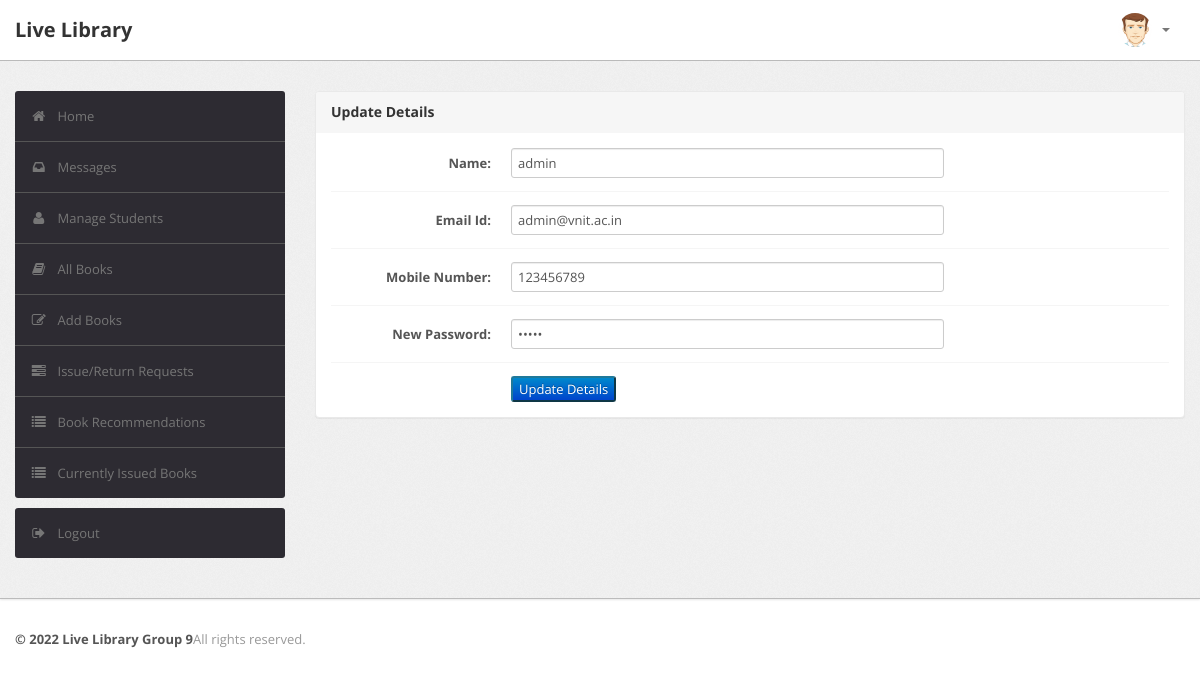
The app's page /admin/profile.php (signed in) with its own data.
### tables this page shows
CREATE TABLE `user` (
  `RollNo` varchar(50) NOT NULL,
  `Name` varchar(50) DEFAULT NULL,
  `Type` varchar(50) DEFAULT NULL,
  `Category` varchar(50) DEFAULT NULL,
  `EmailId` varchar(50) DEFAULT NULL,
  `MobNo` bigint DEFAULT NULL,
  `Password` varchar(50) DEFAULT NULL,
  PRIMARY KEY (`RollNo`),
  UNIQUE KEY `EmailId` (`EmailId`)
);

### admin/profile.php (the view, shortened to what this page needs)
<?php
require('dbconn.php');
?>
<?php
if ($_SESSION['RollNo']) {
    ?>
<!DOCTYPE html>
<html lang="en">
    <head>
        <link type="text/css" href="bootstrap/css/bootstrap.min.css" rel="stylesheet">
        <link type="text/css" href="bootstrap/css/bootstrap-responsive.min.css" rel="stylesheet">
        <link type="text/css" href="css/theme.css" rel="stylesheet">
        <link type="text/css" href="images/icons/css/font-awesome.css" rel="stylesheet">
    </head>
    <body>
        <div class="navbar navbar-fixed-top">
            <div class="navbar-inner">
                <div class="container">
                        <a class="brand" href="index.php">Live Library </a>
                    <div class="nav-collapse collapse navbar-inverse-collapse">
                        <ul class="nav pull-right">
                            <li class="nav-user dropdown"><a href="#" class="dropdown-toggle" data-toggle="dropdown">
                                <img src="images/user.png" class="nav-avatar" />
                                <b class="caret"></b></a>
                            </li>
                        </ul>
                    </div>
                </div>
            </div>
        </div>
        <div class="wrapper">
            <div class="container">
                <div class="row">
                    <div class="span3">
                        <div class="sidebar">
                            <ul class="widget widget-menu unstyled">
                                <li class="active"><a href="index.php"><i class="menu-icon icon-home"></i>Home
                                </a></li>
                                 <li><a href="message.php"><i class="menu-icon icon-inbox"></i>Messages</a>
                                </li>
                                <li><a href="student.php"><i class="menu-icon icon-user"></i>Manage Students </a>
                                </li>
                                <li><a href="book.php"><i class="menu-icon icon-book"></i>All Books </a></li>
                                <li><a href="addbook.php"><i class="menu-icon icon-edit"></i>Add Books </a></li>
                                <li><a href="requests.php"><i class="menu-icon icon-tasks"></i>Issue/Return Requests </a></li>
                                <li><a href="recommendations.php"><i class="menu-icon icon-list"></i>Book Recommendations </a></li>
                                <li><a href="current.php"><i class="menu-icon icon-list"></i>Currently Issued Books </a></li>
                            </ul>
                            <ul class="widget widget-menu unstyled">
                                <li><a href="logout.php"><i class="menu-icon icon-signout"></i>Logout </a></li>
                            </ul>
                        </div>
                    </div>
                    <div class="span9">
                        <div class="module">
                            <div class="module-head">
                                <h3>Update Details</h3>
                            </div>
                            <div class="module-body">
                                <?php
                                $rollno = $_SESSION['RollNo'];
                                $sql="select * from LMS.user where RollNo='$rollno'";
                                $result=$conn->query($sql);
                                $row=$result->fetch_assoc();
                                $name=$row['Name'];
                                $email=$row['EmailId'];
                                $mobno=$row['MobNo'];
                                $pswd=$row['Password'];
                                ?>
                                <form class="form-horizontal row-fluid" action="edit_admin_details.php?id=<?php echo $rollno ?>" method="post">
                                    <div class="control-group">
                                        <label class="control-label" for="Name"><b>Name:</b></label>
                                        <div class="controls">
                                            <input type="text" id="Name" name="Name" value= "<?php echo $name?>" class="span8" required>
                                        </div>
                                    </div>
                                    <div class="control-group">
                                        <label class="control-label" for="EmailId"><b>Email Id:</b></label>
                                        <div class="controls">
                                            <input type="text" id="EmailId" name="EmailId" value= "<?php echo $email?>" class="span8" required>
                                        </div>
                                    </div>
                                    <div class="control-group">
                                        <label class="control-label" for="MobNo"><b>Mobile Number:</b></label>
                                        <div class="controls">
                                            <input type="text" id="MobNo" name="MobNo" value= "<?php echo $mobno?>" class="span8" required>
                                        </div>
                                    </div>
                                    <div class="control-group">
                                        <label class="control-label" for="Password"><b>New Password:</b></label>
                                        <div class="controls">
                                            <input type="password" id="Password" name="Password"  value= "<?php echo $pswd?>" class="span8" required>
                                        </div>
                                    </div>
                                    <div class="control-group">
                                            <div class="controls">
                                                <button type="submit" name="submit"class="btn-primary"><center>Update Details</center></button>
                                            </div>
                                        </div>
                                </form>
                        </div>
                        </div>
                    </div>
                </div>
            </div>
        </div>
<div class="footer">
            <div class="container">
                <b class="copyright">&copy; 2022 Live Library Group 9</b>All rights reserved.
            </div>
        </div>
    </body>
</html>
<?php }
else {
    echo "<script type='text/javascript'>alert('Access Denied!!!')</script>";
} ?>

### admin/css/theme.css (style rules this page uses)
body { font-size: 13px; font-family: 'Open Sans', Arial, sans-serif; background: #fff; color: #777 }
h1, h2, h3, h4, h5, h6 { color: #333; margin-top: 0 }
h3 { font-size: 20px }
strong, b { color: #555 }
.wrapper { background: url(../images/bg.png) #eee; border-bottom: 1px solid #bbb; -webkit-box-shadow: 0 1px 2px rgba(0,0,0,0.1); -moz-box-shadow: 0 1px 2px rgba(0,0,0,0.1); box-shadow: 0 1px 2px rgba(0,0,0,0.1); padding: 30px 0 }
.footer { color: #999; padding: 30px 0 60px }
form { margin: 0 }
select, textarea, input[type="text"], input[type="password"], input[type="datetime"], input[type="datetime-local"], input[type="date"], input[type="month"], input[type="time"], input[type="week"], input[type="number"], input[type="email"], input[type="url"], input[type="search"], input[type="tel"], input[type="color"], .uneditable-input, label, input, button, select, textarea { -webkit-border-radius: 3px; -moz-border-radius: 3px; border-radius: 3px; font-size: 13px; font-family: 'Open Sans', Tahoma, Arial, sans-serif }
body [class^="icon-"], body [class*=" icon-"] { font-size: 14px; line-height: 20px; height: 20px }
.module { background: #fff; -webkit-border-radius: 3px; -moz-border-radius: 3px; border-radius: 3px; border: 1px solid #ccc; border-bottom-color: #bbb; -webkit-box-shadow: 0 0 1px rgba(0,0,0,0.2); -moz-box-shadow: 0 0 1px rgba(0,0,0,0.2); box-shadow: 0 0 1px rgba(0,0,0,0.2); margin-bottom: 30px }
.form-horizontal .control-group, .form-vertical .control-group { margin-bottom: 0 }
.form-horizontal .control-group+.control-group, .form-vertical .control-group+.control-group { margin-top: 13px; padding-top: 13px; border-top: 1px solid #f5f5f5 }
.navbar { position: static!important; margin: 0!important }
.navbar .navbar-inner { background: #fff; border-bottom: 1px solid #bbb; -webkit-box-shadow: 0 1px 2px rgba(0,0,0,0.15); -moz-box-shadow: 0 1px 2px rgba(0,0,0,0.15); box-shadow: 0 1px 2px rgba(0,0,0,0.15) }
.navbar .brand { color: #333; font-weight: bold; font-size: 20px; margin-right: 20px; padding: 20px }
.navbar .nav>li>a { padding: 20px 15px; font-weight: bold; color: #777 }
.nav-user>a { height: 20px }
.nav-avatar { width: 34px; height: 34px; margin: -7px 5px 0 0; -webkit-border-radius: 50%; -moz-border-radius: 50%; border-radius: 50% }
.btn-primary { color: #fff; background-color: #248aaf; border-color: #20799a }
.widget-menu { background: #fff; -webkit-border-radius: 3px; -moz-border-radius: 3px; border-radius: 3px; overflow: hidden }
.widget-menu a { color: #555; display: block; line-height: 20px; padding: 15px; text-decoration: none!important }
.widget-menu .menu-icon { margin-right: 10px; color: #767676; -webkit-transition: all .2s ease-in-out; -moz-transition: all .2s ease-in-out; transition: all .2s ease-in-out; }
.widget-menu>li+li { border-top: 1px solid #555 }
.widget-menu>li>a { background-color: #2d2b32; color: #767676; -webkit-transition: all .2s ease-in-out; -moz-transition: all .2s ease-in-out; transition: all .2s ease-in-out; }
.module { box-shadow: 0 0 3px rgba(0,0,0,.1); border-color: #e9e9e9; margin-bottom: 20px; background-color: #fff; border-radius: 4px; -webkit-box-shadow: 0 1px 1px rgba(0,0,0,.05); box-shadow: 0 1px 1px rgba(0,0,0,.05); }
.module-head { color: #767676; background-color: #f6f6f6; border-color: #e9e9e9; padding: 10px 15px; border-bottom: 1px solid transparent; border-top-right-radius: 3px; border-top-left-radius: 3px; }
.module-head h3 { font-size: 14px; line-height: 20px; height: 20px; margin: 0 }
.module-body { padding: 15px }

### records on screen
user: Name "admin", EmailId "admin@vnit.ac.in", MobNo "123456789"
